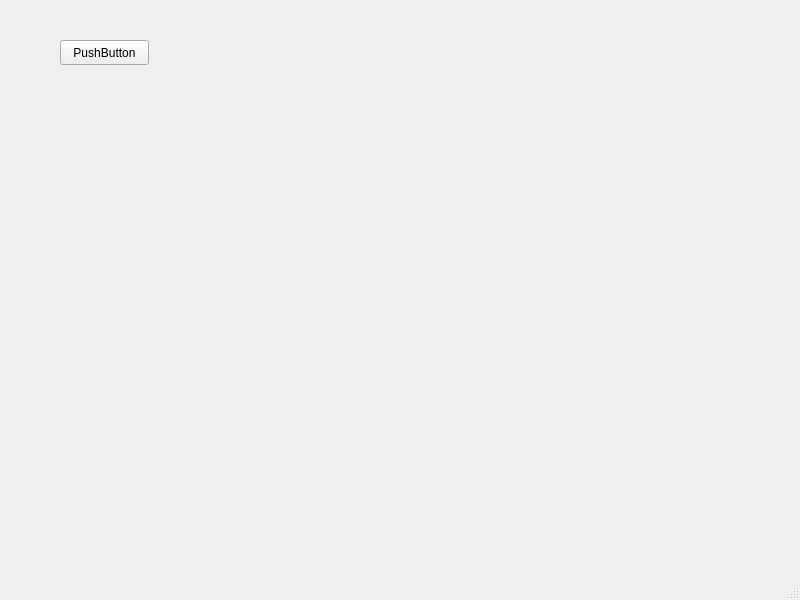
<?xml version="1.0" encoding="UTF-8"?>
<ui version="4.0">
 <class>Parser</class>
 <widget class="QMainWindow" name="Parser">
  <property name="geometry">
   <rect>
    <x>0</x>
    <y>0</y>
    <width>800</width>
    <height>600</height>
   </rect>
  </property>
  <property name="windowTitle">
   <string>Parser</string>
  </property>
  <widget class="QWidget" name="centralwidget">
   <widget class="QPushButton" name="pushButton">
    <property name="geometry">
     <rect>
      <x>60</x>
      <y>40</y>
      <width>89</width>
      <height>25</height>
     </rect>
    </property>
    <property name="text">
     <string>PushButton</string>
    </property>
   </widget>
  </widget>
  <widget class="QMenuBar" name="menubar">
   <property name="geometry">
    <rect>
     <x>0</x>
     <y>0</y>
     <width>800</width>
     <height>22</height>
    </rect>
   </property>
  </widget>
  <widget class="QStatusBar" name="statusbar"/>
 </widget>
 <resources/>
 <connections/>
</ui>
